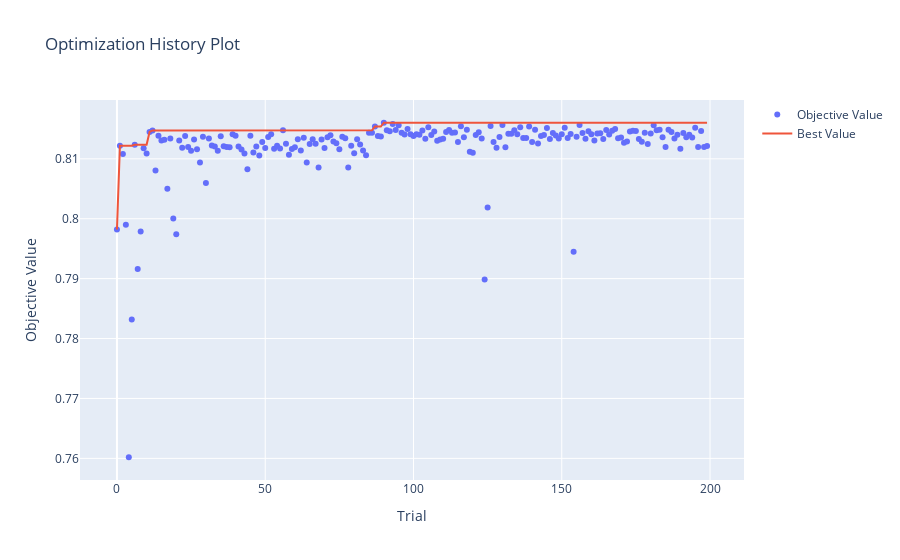

The code cell stored with this chart in its notebook:
### Code cell
# See the distribution of fitted values
optuna.visualization.plot_optimization_history(study_light)

### Figure 1 — Plotly figure (JSON) as saved in the notebook; plotly's stock layout.template omitted (floating-point values rounded to 4 significant figures; data arrays with more than 128 entries replaced by an {"elided": "..."} marker saying what was removed)
{"data": [{"mode": "markers", "name": "Objective Value", "type": "scatter", "x": {"elided": "200 int values"}, "y": {"elided": "200 float values"}}, {"mode": "lines", "name": "Best Value", "type": "scatter", "x": {"elided": "200 int values"}, "y": {"elided": "200 float values"}}, {"marker": {"color": "#cccccc"}, "mode": "markers", "name": "Infeasible Trial", "showlegend": false, "type": "scatter", "x": [], "y": []}], "layout": {"title": {"text": "Optimization History Plot"}, "xaxis": {"title": {"text": "Trial"}}, "yaxis": {"title": {"text": "Objective Value"}}}}
